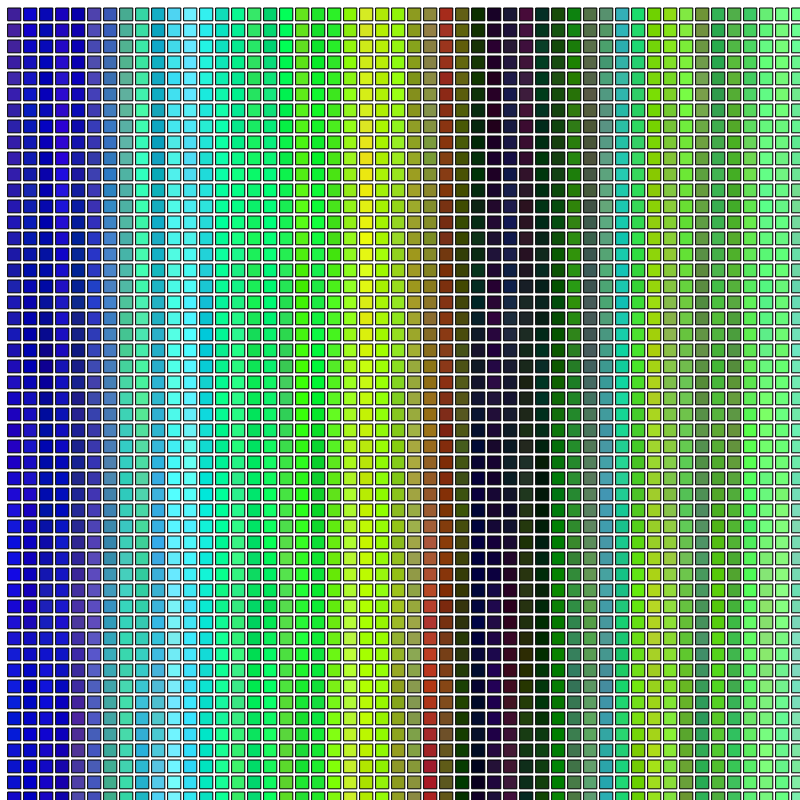
Frame 1 (no input)
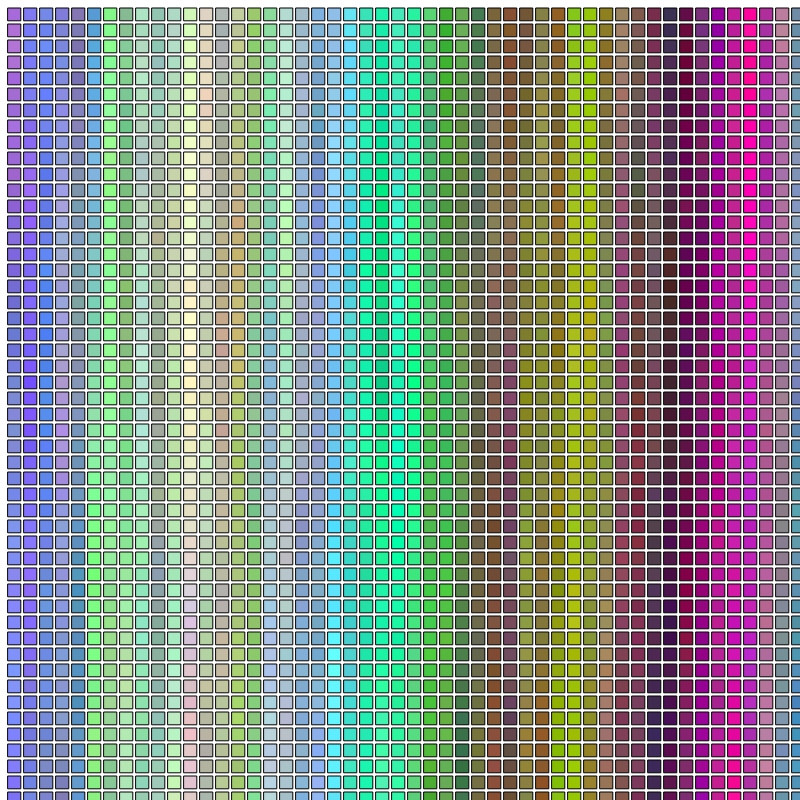
Frame 60 (no input)
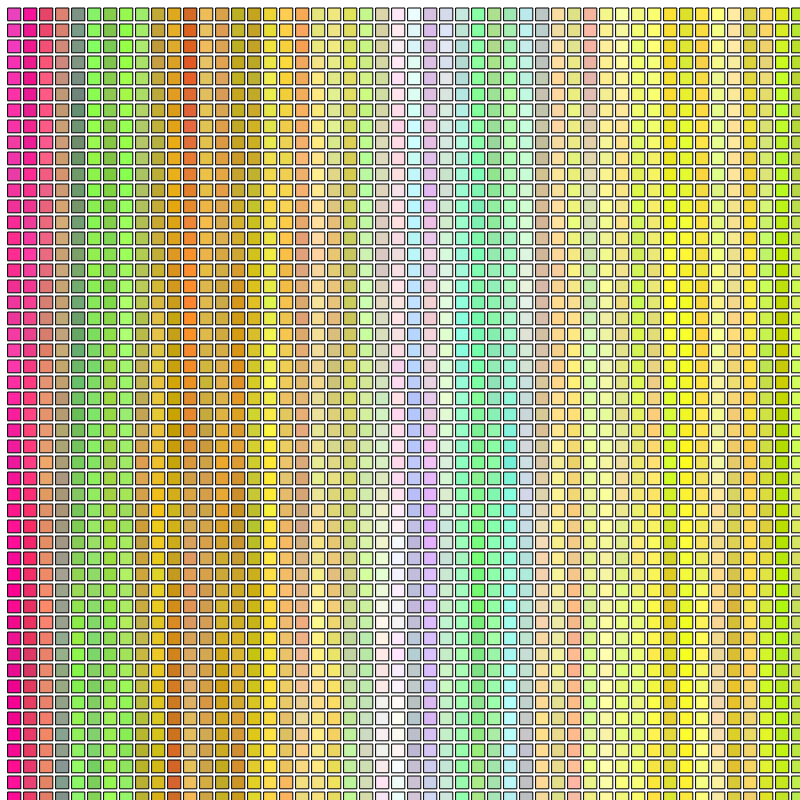
Frame 120 (the mouse pressed at the canvas centre since frame 60)

The p5.js sketch that drew these frames (run headless with seeded random() and noise() and a simulated clock; from frame 60 on, the mouse is pressed at the canvas centre):

// p5.js sketch
// ── sketch.js

var cols = 50;
var rows = 50;

var red, green, blue;

function setup() {
  createCanvas(800, 800); // sets up the size of the canvas

  red = random(0, 255);
  green = random(0, 255);
  blue = random(0, 255);

  drawEverything();
}

function draw() {
  drawEverything();
}

function keyReleased()
{
  drawEverything();
}

function drawEverything()
{
  background(255);

  var xstep = width/cols;
  var ystep = height/rows;

  for (var i =0; i<cols; i++)
  {
    for (var j =0; j<rows; j++)
    {
      fill(red, green, blue);
      rect(i*xstep+xstep/2, j*ystep+ystep/2, xstep*0.8, ystep*0.8);
      //println("column: " + i + " row: " + j);
      red = clamp(red+random(-10, 10), 0, 255);
      green = clamp(green+random(-10, 10), 0, 255);
      blue = clamp(blue+random(-10, 10), 0, 255);
    }
  }
}

// this function keeps things in range
function clamp(thingie, themin, themax)
{
  // this fixes it if i screw up and make themin higher than themax:
  var realmin = min(themin, themax);
  var realmax = max(themin, themax);
  // figure it out:
  thingie = min(thingie, realmax);
  thingie = max(thingie, realmin);
  return(thingie);
}
